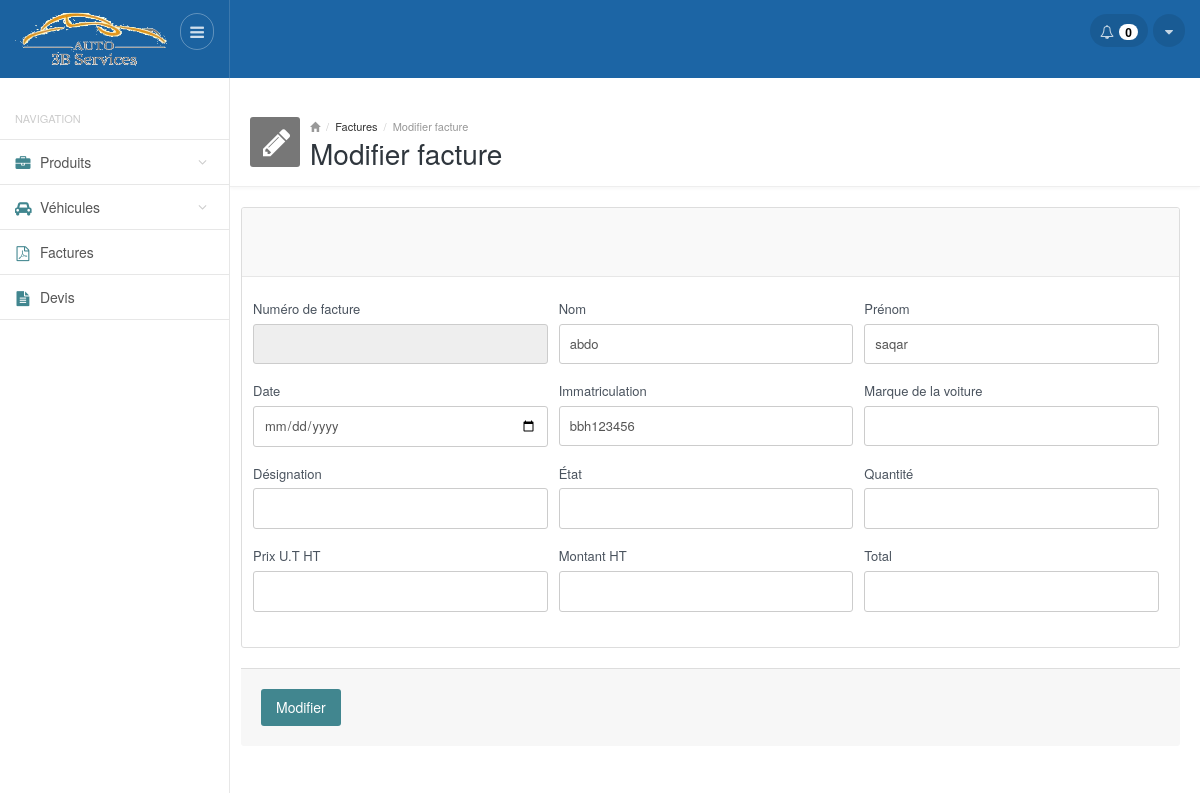
Screenshot of /modifier_facture.php?num_fact=1 (signed in) with the database file from the repository.
### tables this page shows
CREATE TABLE IF NOT EXISTS `factures` (
  `id` int(25) NOT NULL,
  `created` timestamp NOT NULL DEFAULT CURRENT_TIMESTAMP,
  `etat` tinyint(1) DEFAULT '0',
  `id_vehicule` int(11) NOT NULL
);

CREATE TABLE IF NOT EXISTS `vehicules` (
  `id` int(11) NOT NULL,
  `nom` varchar(100) NOT NULL,
  `prenom` varchar(100) NOT NULL,
  `immatriculation` varchar(100) NOT NULL,
  `marque` varchar(100) NOT NULL,
  `expere` varchar(100) NOT NULL,
  `assurance` varchar(100) NOT NULL,
  `date_entree` date DEFAULT NULL,
  `date_sortie` date DEFAULT NULL
);

### functions.php (called while the page is built, shortened)
<?php
function getFacture($num_fact)
{
     $result = mysql_query("SELECT * FROM factures , vehicules where factures.id = '$num_fact' and factures.id_vehicule = vehicules.id ") or die(mysql_error());
     $facture = mysql_fetch_array($result);
    return $facture;
}
?>

### modifier_facture.php (the view, shortened to what this page needs)
<?php
require_once __DIR__ . '/functions.php';
require_once __DIR__ . '/header.php'; ?>
<div class="mainpanel">
    <div class="pageheader">
        <div class="media">
            <div class="pageicon pull-left">
                <i class="fa fa-pencil"></i>
            </div>
            <div class="media-body">
                <ul class="breadcrumb">
                    <li><a href="#"><i class="glyphicon glyphicon-home"></i></a></li>
                    <li><a href="factures.php">Factures</a></li>
                    <li>Modifier facture</li>
                </ul>
                <h4>Modifier facture</h4>
            </div>
        </div>
    </div>
    <div class="contentpanel">
        <div class="row">
            <div class="col-md-12">
                <form>
                <div class="panel panel-default">
                    <div class="panel-heading">
                    </div>
                    <div class="panel-body">
                        <?php
                        if (isset($_GET['num_fact'])) {
                            $facture= getFacture($_GET['num_fact']);
                        }
                        ?>
                        <div class="row">
                            <div class="col-sm-4">
                                <div class="form-group">
                                    <label class="control-label">Numéro de facture</label>
                                    <input type="text" name="num_fact" id="num_fact" class="form-control" value="<?php echo $facture['num_fact']; ?>" disabled/>
                                </div>
                            </div>
                            <div class="col-sm-4">
                                <div class="form-group">
                                    <label class="control-label">Nom</label>
                                    <input type="text" name="nom" id="nom" class="form-control" value="<?php echo $facture['nom']; ?>"/>
                                </div>
                            </div>
                             <div class="col-sm-4">
                                <div class="form-group">
                                    <label class="control-label">Prénom</label>
                                    <input type="text" name="prenom" id="prenom" class="form-control" value="<?php echo $facture['prenom']; ?>"/>
                                </div>
                            </div>
                        </div>
                        <div class="row">
                            <div class="col-sm-4">
                                <div class="form-group">
                                    <label class="control-label">Date</label>
                                    <input type="date" name="date_fact" id="date_fact" class="form-control" value="<?php echo $facture['date_fact']; ?>" style="height: 41px;"/>
                                </div>
                            </div>
                            <div class="col-sm-4">
                                <div class="form-group">
                                    <label class="control-label">Immatriculation</label>
                                    <input type="text" name="immatriculation" id="immatriculation" class="form-control" value="<?php echo $facture['immatriculation']; ?>"/>
                                </div>
                            </div>
                            <div class="col-sm-4">
                                <div class="form-group">
                                    <label class="control-label">Marque de la voiture</label>
                                    <input type="text" name="marque_voiture" id="marque_voiture" class="form-control" value="<?php echo $facture['marque_voiture']; ?>"/>
                                </div>
                            </div>
                        </div>
                        <div class="row">
                            <div class="col-sm-4">
                                <div class="form-group">
                                    <label class="control-label">Désignation</label>
                                    <input type="text" name="designation" id="designation" class="form-control" value="<?php echo $facture['designation']; ?>" style="height: 41px;"/>
                                </div>
                            </div>
                             <div class="col-sm-4">
                                <div class="form-group">
                                    <label class="control-label">État</label>
                                    <input type="text" name="etat_facture" id="etat_facture" class="form-control" value="<?php echo $facture['etat_facture']; ?>" style="height: 41px;"/>
                                </div>
                            </div>
                            <div class="col-sm-4">
                                <div class="form-group">
                                    <label class="control-label">Quantité</label>
                                    <input type="number" name="qte" id="qte" class="form-control" value="<?php echo $facture['qte']; ?>"/>
                                </div>
                            </div>
                        </div>
                           <div class="row">
                            <div class="col-sm-4">
                                <div class="form-group">
                                    <label class="control-label">Prix  U.T HT</label>
                                    <input type="number" name="prix" id="prix" class="form-control" value="<?php echo $facture['prix']; ?>" style="height: 41px;"/>
                                </div>
                            </div>
                            <div class="col-sm-4">
                                <div class="form-group">
                                    <label class="control-label">Montant HT</label>
                                    <input type="number" name="montant" id="montant" class="form-control" value="<?php echo $facture['montant']; ?>"/>
                                </div>
                            </div>
                            <div class="col-sm-4">
                                <div class="form-group">
                                    <label class="control-label">Total</label>
                                    <input type="number" name="total" id="total" class="form-control" value="<?php echo $facture['total']; ?>"/>
                                </div>
                            </div>
                        </div>
                        </div>
                    </div>
                    <div class="panel-footer">
                        <button type="button" class="btn btn-primary" id="edit_facture">Modifier</button>
                    </div>
                    </form>
                </div>
            </div>
        </div>
    </div>
</div>
<?php
require_once __DIR__ . '/footer.php'; ?>

### css/style.default.css (style rules this page uses)
body { font-size: 13px; color: #636E7B; background-color: #fff; }
a { outline: none !important; }
.mainpanel { margin-left: 230px; }
.pageheader { padding: 20px; border-bottom: 1px solid #eee; padding-bottom: 20px; height: 90px; -webkit-box-shadow: 0 2px 3px rgba(0,0,0,0.03); box-shadow: 0 2px 3px rgba(0,0,0,0.03); }
.pageheader .media { padding: 0; clear: both; }
.pageheader .pageicon { width: 50px; height: 50px; background-color: #777; display: inline-block; color: #fff; font-size: 32px; border-radius: 3px; padding-top: 1px; padding-left: 10px; }
.pageheader .pageicon .fa-pencil { margin-left: 3px; }
.pageheader .breadcrumb { margin: 0; padding: 0; background: none; font-size: 11px; color: #999; line-height: 18px; }
.pageheader .breadcrumb li a { color: #333; }
.pageheader .breadcrumb li a i { color: #999; font-size: 10px; }
.pageheader h4 { margin: -2px 0 0 0; font-size: 28px; font-weight: 500; color: #2f363d; line-height: normal; }
.contentpanel { position: relative; padding: 20px; }

### rows the page displays
factures: nom "abdo", prenom "saqar", immatriculation "bbh123456"

### other values shown
getNotifProducts() "0"
